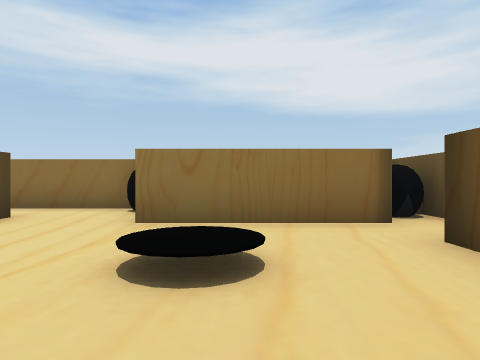
view 1 (above)

12 first-person views from a walk through a scene from a Unity 3-D project. The camera is 0.58 m above the floor, looks level and sees 75° across. The floor is counted in squares, 1 m on a side. Each view is taken from the middle of a square. On the plan, view 1 faces up. The plan holds only what a view shows up to about 9 squares ahead; the rest is blank. The place goes on beyond the plan. The player character is not drawn. Door leaves are left out, so doorways stand open.

view 2
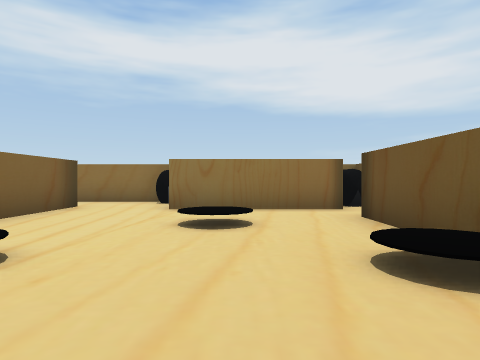

view 3
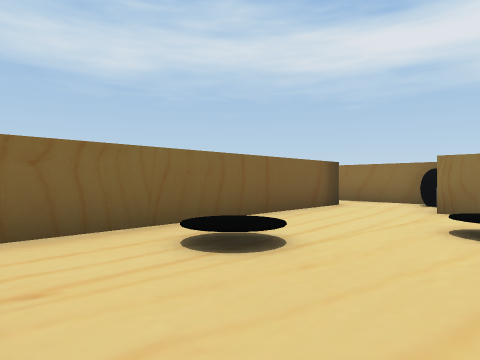

view 4
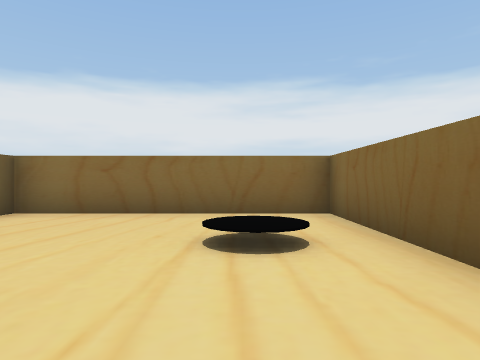

view 5
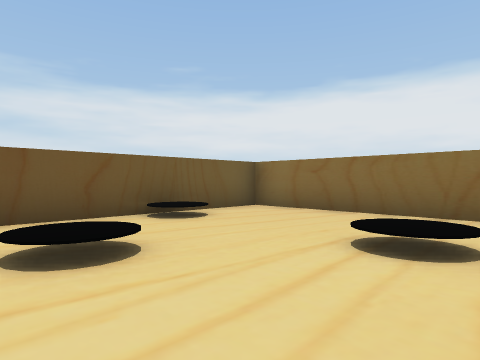

view 6
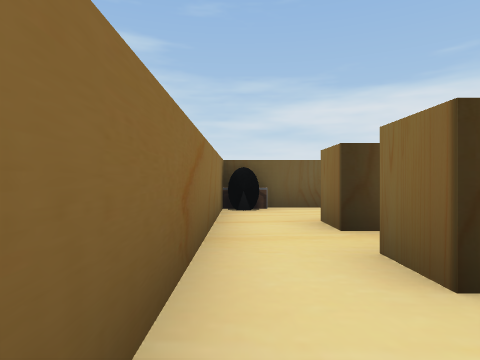

view 7
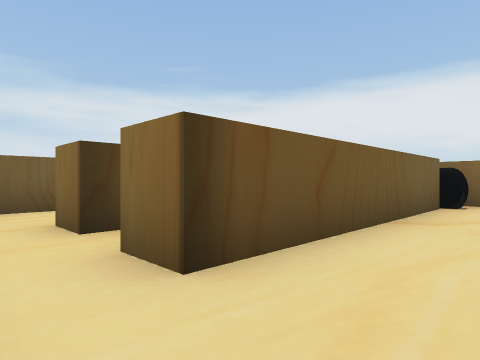

view 8
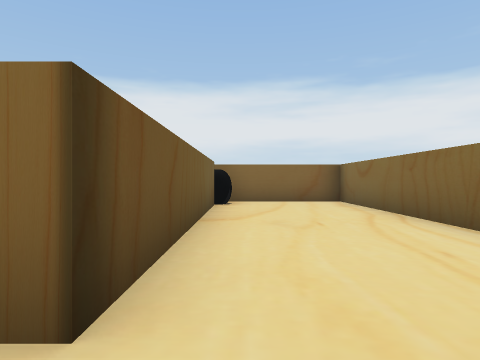

view 9
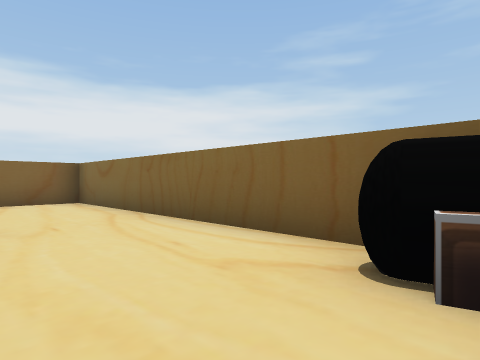

view 10
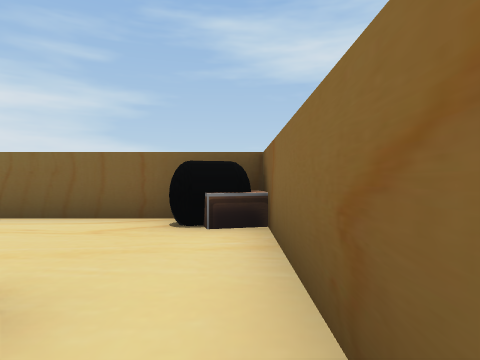

view 11
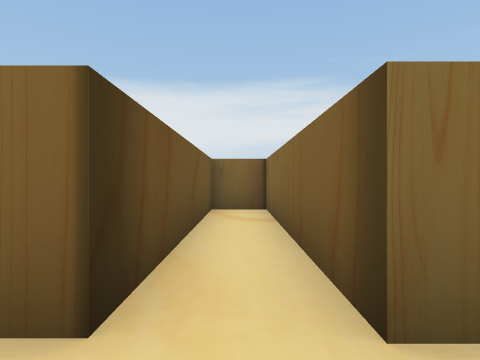

view 12
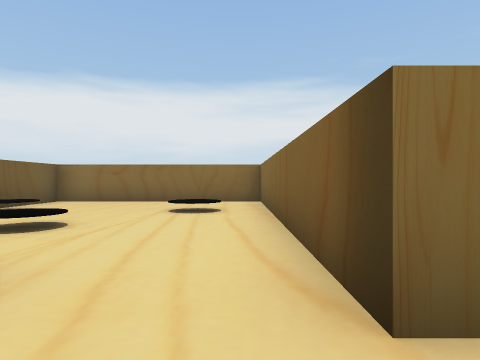

### Floor plan
Points are (right, up) in squares from view 1. A wall is a line through its corners. A room is listed if a view was taken in it or the views show most of it. See-through windows are left out.
Room 1 (views 1, 2, 3, 4, 5)
walls: (2.1, 4.2) (-1.4, 4.2); (-3.6, 4.9) (-3.6, -2.4) (1.9, -2.4) (1.9, 3)
ways out: open door at (-2.5, 4.5) to room 3
Room 2 (views 6, 7, 8, 9)
walls: (-6.4, -1.2) (-6.4, 4.9); (-6.6, 6.3) (-8.1, 6.3); (-9.7, 6.4) (-9.7, -2.4) (-6.4, -2.4)
ways out: opening at (-6, 5.5) to room 3
objects: other object (-9, 5) to (-9, 6); other object (-7, -2) to (-6, -2)
Room 3 (views 10, 11, 12)
walls: (-6.4, 4.9) (-5.5, 4.9) (-5.5, -0.2) (-4.4, -0.2) (-4.4, 4.9) (-3.6, 4.9); (-2.6, 6.3) (-6.6, 6.3); (-1.4, 4.2) (-1.4, 6.4)
ways out: open door at (-2.5, 4.5) to room 1; opening at (-6, 5.5) to room 2
objects: other object (-2, 6)

Where each view was taken, in squares from view 1:
view 1: 0 up, 0 right, facing up
view 2: 2 down, 0 right, facing up
view 3: 2 down, 0 right, facing up-left
view 4: 3 up, 2 left, facing down
view 5: 3 up, 3 left, facing down-right
view 6: 6 up, 8 left, facing right
view 7: 6 up, 8 left, facing down-right
view 8: 6 up, 7 left, facing down
view 9: 6 up, 7 left, facing down-left
view 10: 6 up, 5 left, facing left
view 11: 6 up, 5 left, facing down
view 12: 6 up, 3 left, facing down
